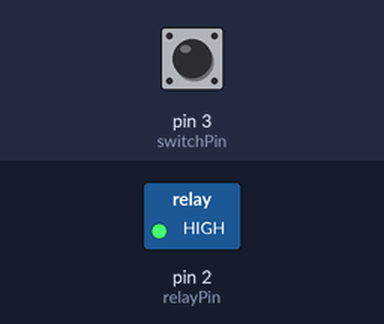
Bench run of a sketch on a simulated Arduino Uno, built with avr-gcc and run on an emulated ATmega328P. Parts: switched loads named in the sketch (green lamp = pin HIGH). Inputs (shaded band) come from the test bench; at power-on: pin 3 (switchPin) LOW.

Above: at 1.2 s.
1.3 s: pin 3 (switchPin) pulled HIGH for 0.15 s
At 1.37 s:
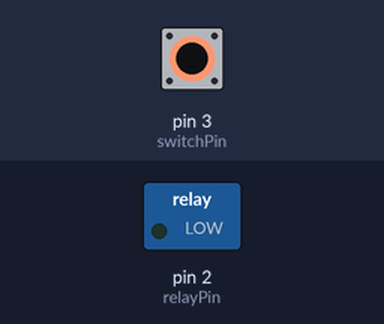
2.9 s: pin 3 (switchPin) pulled HIGH for 3.2 s
At 6.5 s:
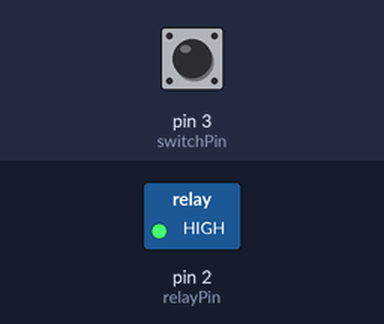
Timing chart, 0 to 8.0 s (numbered marks = the images above; inputs shaded):
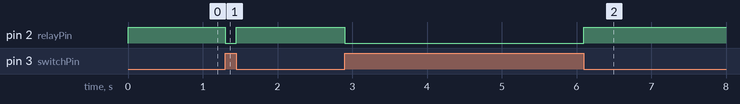

Measured:
- after the input at 1.3 s, pin 2 (relayPin): HIGH → LOW at once, → HIGH 0.15 s later
- after the input at 2.9 s, pin 2 (relayPin): HIGH → LOW at once, → HIGH 3.2 s later

The sketch:

SimpleRelayControlWithDigitalPin.ino
```cpp
const int relayPin = 2;
const int switchPin = 3;
int currentSwitchState = 0;
int previousSwitchState = 0;

void setup() {
  Serial.begin(9600);
  pinMode(relayPin, OUTPUT);
  digitalWrite(relayPin, HIGH);
  pinMode(switchPin, INPUT);
}

void loop() {
  currentSwitchState = digitalRead(switchPin);
  if (currentSwitchState != previousSwitchState) {
    digitalWrite(relayPin, resolveStateValueForRelay(currentSwitchState));
    previousSwitchState = currentSwitchState;
  }
}

int resolveStateValueForRelay(int stateValue) {
  return ((stateValue == 1) ? 0 : 1);
}
```
